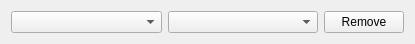
<?xml version="1.0" encoding="UTF-8"?>
<ui version="4.0">
 <class>TraitAnalysis</class>
 <widget class="QWidget" name="TraitAnalysis">
  <property name="geometry">
   <rect>
    <x>0</x>
    <y>0</y>
    <width>415</width>
    <height>44</height>
   </rect>
  </property>
  <property name="windowTitle">
   <string>Form</string>
  </property>
  <layout class="QHBoxLayout" name="horizontalLayout">
   <item>
    <widget class="QComboBox" name="analysis">
     <property name="sizePolicy">
      <sizepolicy hsizetype="MinimumExpanding" vsizetype="Fixed">
       <horstretch>0</horstretch>
       <verstretch>0</verstretch>
      </sizepolicy>
     </property>
    </widget>
   </item>
   <item>
    <widget class="QComboBox" name="traits">
     <property name="sizePolicy">
      <sizepolicy hsizetype="MinimumExpanding" vsizetype="Fixed">
       <horstretch>0</horstretch>
       <verstretch>0</verstretch>
      </sizepolicy>
     </property>
    </widget>
   </item>
   <item>
    <widget class="QPushButton" name="removeButton">
     <property name="text">
      <string>Remove</string>
     </property>
    </widget>
   </item>
  </layout>
 </widget>
 <resources/>
 <connections/>
</ui>
